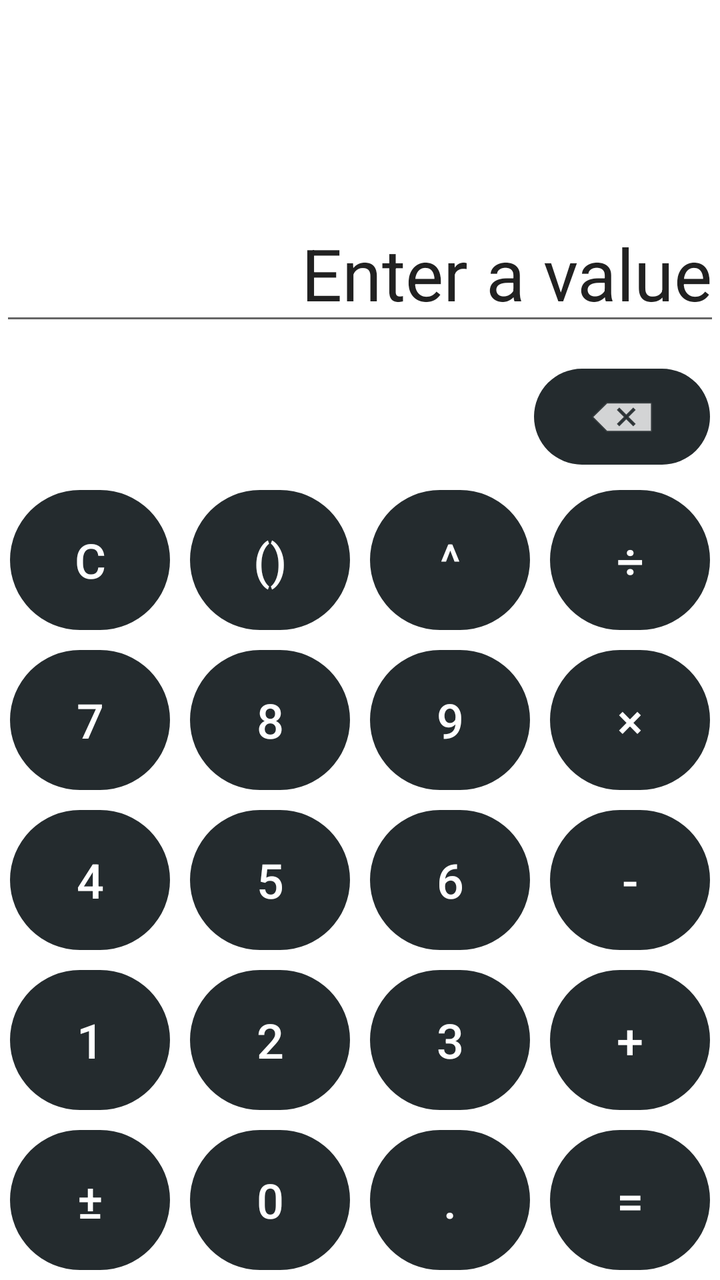
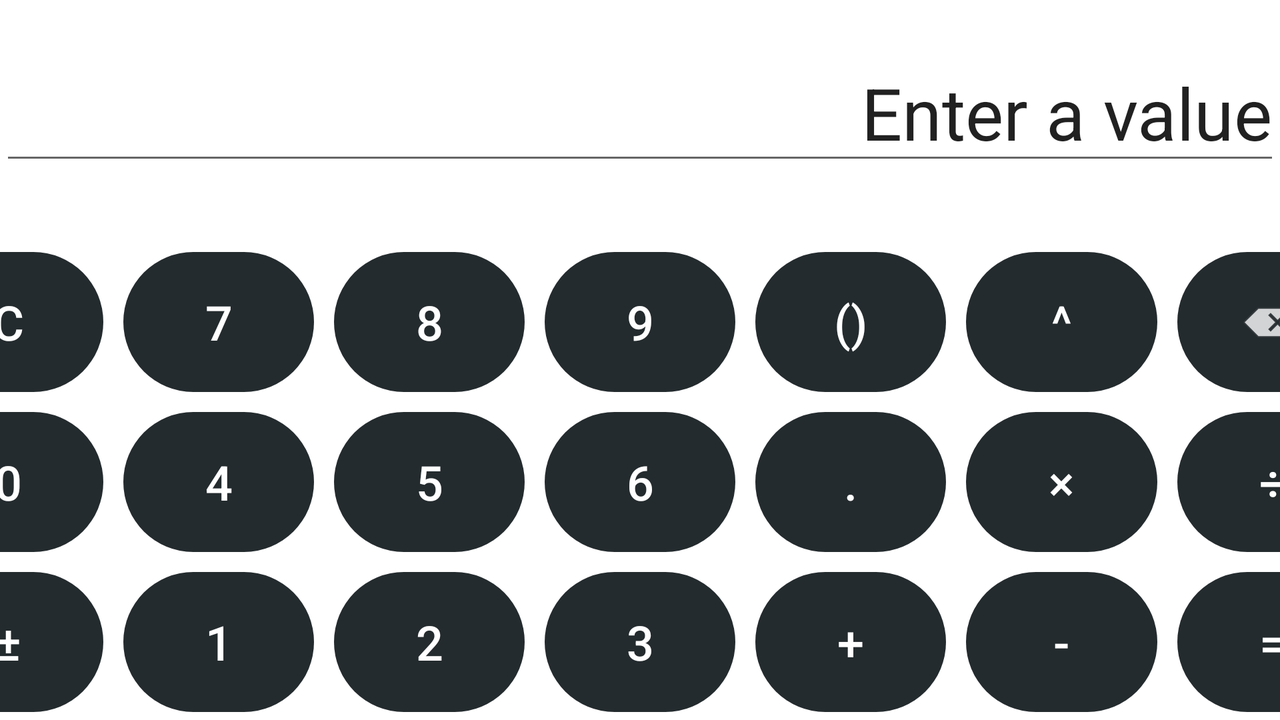

An Android layout and its configuration variant, each rendered on a device that would load it. The default file and the variant file are quoted in full after the pictures.
<!-- AndroidManifest.xml: application theme Theme.Calculator -->
<!-- res/layout/activity_main.xml -->
<?xml version="1.0" encoding="utf-8"?>
<androidx.constraintlayout.widget.ConstraintLayout xmlns:android="http://schemas.android.com/apk/res/android"
    xmlns:app="http://schemas.android.com/apk/res-auto"
    xmlns:tools="http://schemas.android.com/tools"
    android:layout_width="match_parent"
    android:layout_height="match_parent"
    tools:context=".MainActivity">

    <TableLayout
        android:id="@+id/tableLayout2"
        android:layout_width="match_parent"
        android:layout_height="wrap_content"
        app:layout_constraintBottom_toBottomOf="parent"
        tools:layout_editor_absoluteX="1dp">

        <TableRow
            android:layout_width="match_parent"
            android:layout_height="match_parent">

            <Button
                android:id="@+id/clearBTN"
                style="@style/Widget.AppCompat.Button.Borderless"
                android:layout_width="0dp"
                android:layout_height="70dp"
                android:layout_margin="5dp"
                android:layout_weight="1"
                android:background="@drawable/circle"
                android:onClick="clearBTN"
                android:text="@string/clear"
                android:textColor="#FFFFFF"
                android:textSize="24sp" />

            <Button
                android:id="@+id/parenthesisBTN"
                style="@style/Widget.AppCompat.Button.Borderless"
                android:layout_width="0dp"
                android:layout_height="70dp"
                android:layout_margin="5dp"
                android:layout_weight="1"
                android:background="@drawable/circle"
                android:onClick="parenthesisBTN"
                android:text="@string/parenthesis"
                android:textColor="#FFFFFF"
                android:textSize="24sp" />

            <Button
                android:id="@+id/exponentBTN"
                style="@style/Widget.AppCompat.Button.Borderless"
                android:layout_width="0dp"
                android:layout_height="70dp"
                android:layout_margin="5dp"
                android:layout_weight="1"
                android:background="@drawable/circle"
                android:onClick="exponentBTN"
                android:text="@string/exponent"
                android:textColor="#FFFFFF"
                android:textSize="24sp" />

            <Button
                android:id="@+id/divideBTN"
                style="@style/Widget.AppCompat.Button.Borderless"
                android:layout_width="0dp"
                android:layout_height="70dp"
                android:layout_margin="5dp"
                android:layout_weight="1"
                android:background="@drawable/circle"
                android:onClick="divideBTN"
                android:text="@string/divide"
                android:textColor="#FFFFFF"
                android:textSize="24sp" />

        </TableRow>

        <TableRow
            android:layout_width="match_parent"
            android:layout_height="match_parent">

            <Button
                android:id="@+id/sevenBTN"
                style="@style/Widget.AppCompat.Button.Borderless"
                android:layout_width="0dp"
                android:layout_height="70dp"
                android:layout_margin="5dp"
                android:layout_weight="1"
                android:background="@drawable/circle"
                android:onClick="sevenBTN"
                android:text="@string/seven"
                android:textColor="#FFFFFF"
                android:textSize="24sp" />

            <Button
                android:id="@+id/eightBTN"
                style="@style/Widget.AppCompat.Button.Borderless"
                android:layout_width="0dp"
                android:layout_height="70dp"
                android:layout_margin="5dp"
                android:layout_weight="1"
                android:background="@drawable/circle"
                android:onClick="eightBTN"
                android:text="@string/eight"
                android:textColor="#FFFFFF"
                android:textSize="24sp" />

            <Button
                android:id="@+id/nineBTN"
                style="@style/Widget.AppCompat.Button.Borderless"
                android:layout_width="0dp"
                android:layout_height="70dp"
                android:layout_margin="5dp"
                android:layout_weight="1"
                android:background="@drawable/circle"
                android:onClick="nineBTN"
                android:text="@string/nine"
                android:textColor="#FFFFFF"
                android:textSize="24sp" />

            <Button
                android:id="@+id/multiplyBTN"
                style="@style/Widget.AppCompat.Button.Borderless"
                android:layout_width="0dp"
                android:layout_height="70dp"
                android:layout_margin="5dp"
                android:layout_weight="1"
                android:background="@drawable/circle"
                android:onClick="multiplyBTN"
                android:text="@string/multiply"
                android:textColor="#FFFFFF"
                android:textSize="24sp" />

        </TableRow>

        <TableRow
            android:layout_width="match_parent"
            android:layout_height="match_parent">

            <Button
                android:id="@+id/fourBTN"
                style="@style/Widget.AppCompat.Button.Borderless"
                android:layout_width="0dp"
                android:layout_height="70dp"
                android:layout_margin="5dp"
                android:layout_weight="1"
                android:background="@drawable/circle"
                android:onClick="fourBTN"
                android:text="@string/four"
                android:textColor="#FFFFFF"
                android:textSize="24sp" />

            <Button
                android:id="@+id/fiveBTN"
                style="@style/Widget.AppCompat.Button.Borderless"
                android:layout_width="0dp"
                android:layout_height="70dp"
                android:layout_margin="5dp"
                android:layout_weight="1"
                android:background="@drawable/circle"
                android:onClick="fiveBTN"
                android:text="@string/five"
                android:textColor="#FFFFFF"
                android:textSize="24sp" />

            <Button
                android:id="@+id/sixBTN"
                style="@style/Widget.AppCompat.Button.Borderless"
                android:layout_width="0dp"
                android:layout_height="70dp"
                android:layout_margin="5dp"
                android:layout_weight="1"
                android:background="@drawable/circle"
                android:onClick="sixBTN"
                android:text="@string/six"
                android:textColor="#FFFFFF"
                android:textSize="24sp" />

            <Button
                android:id="@+id/subtractBTN"
                style="@style/Widget.AppCompat.Button.Borderless"
                android:layout_width="0dp"
                android:layout_height="70dp"
                android:layout_margin="5dp"
                android:layout_weight="1"
                android:background="@drawable/circle"
                android:onClick="subtractBTN"
                android:text="@string/subtract"
                android:textColor="#FFFFFF"
                android:textSize="24sp" />
        </TableRow>

        <TableRow
            android:layout_width="match_parent"
            android:layout_height="match_parent">

            <Button
                android:id="@+id/oneBTN"
                style="@style/Widget.AppCompat.Button.Borderless"
                android:layout_width="0dp"
                android:layout_height="70dp"
                android:layout_margin="5dp"
                android:layout_weight="1"
                android:background="@drawable/circle"
                android:onClick="oneBTN"
                android:text="@string/one"
                android:textColor="#FFFFFF"
                android:textSize="24sp" />

            <Button
                android:id="@+id/twoBTN"
                style="@style/Widget.AppCompat.Button.Borderless"
                android:layout_width="0dp"
                android:layout_height="70dp"
                android:layout_margin="5dp"
                android:layout_weight="1"
                android:background="@drawable/circle"
                android:onClick="twoBTN"
                android:text="@string/two"
                android:textColor="#FFFFFF"
                android:textSize="24sp" />

            <Button
                android:id="@+id/threeBTN"
                style="@style/Widget.AppCompat.Button.Borderless"
                android:layout_width="0dp"
                android:layout_height="70dp"
                android:layout_margin="5dp"
                android:layout_weight="1"
                android:background="@drawable/circle"
                android:onClick="threeBTN"
                android:text="@string/three"
                android:textColor="#FFFFFF"
                android:textSize="24sp" />

            <Button
                android:id="@+id/addBTN"
                style="@style/Widget.AppCompat.Button.Borderless"
                android:layout_width="0dp"
                android:layout_height="70dp"
                android:layout_margin="5dp"
                android:layout_weight="1"
                android:background="@drawable/circle"
                android:onClick="addBTN"
                android:text="@string/add"
                android:textColor="#FFFFFF"
                android:textSize="24sp" />

        </TableRow>

        <TableRow
            android:layout_width="match_parent"
            android:layout_height="match_parent">

            <Button
                android:id="@+id/plusminusBTN"
                style="@style/Widget.AppCompat.Button.Borderless"
                android:layout_width="0dp"
                android:layout_height="70dp"
                android:layout_margin="5dp"
                android:layout_weight="1"
                android:background="@drawable/circle"
                android:onClick="plusminusBTN"
                android:text="@string/plusminus"
                android:textColor="#FFFFFF"
                android:textSize="24sp" />

            <Button
                android:id="@+id/zeroBTN"
                style="@style/Widget.AppCompat.Button.Borderless"
                android:layout_width="0dp"
                android:layout_height="70dp"
                android:layout_margin="5dp"
                android:layout_weight="1"
                android:background="@drawable/circle"
                android:onClick="zeroBTN"
                android:text="@string/zero"
                android:textColor="#FFFFFF"
                android:textSize="24sp" />

            <Button
                android:id="@+id/pointBTN"
                style="@style/Widget.AppCompat.Button.Borderless"
                android:layout_width="0dp"
                android:layout_height="70dp"
                android:layout_margin="5dp"
                android:layout_weight="1"
                android:background="@drawable/circle"
                android:onClick="pointBTN"
                android:text="@string/point"
                android:textColor="#FFFFFF"
                android:textSize="24sp" />

            <Button
                android:id="@+id/equalsBTN"
                style="@style/Widget.AppCompat.Button.Borderless"
                android:layout_width="0dp"
                android:layout_height="70dp"
                android:layout_margin="5dp"
                android:layout_weight="1"
                android:background="@drawable/circle"
                android:onClick="equalsBTN"
                android:text="@string/equals"
                android:textColor="#FFFFFF"
                android:textSize="24sp" />
        </TableRow>
    </TableLayout>

    <EditText
        android:id="@+id/input"
        android:layout_width="0dp"
        android:layout_height="wrap_content"
        android:layout_marginTop="30dp"
        android:text="@string/display"
        app:layout_constraintBottom_toTopOf="@+id/tableLayout2"
        app:layout_constraintEnd_toEndOf="parent"
        app:layout_constraintStart_toStartOf="parent"
        app:layout_constraintTop_toTopOf="parent"
        android:autofillHints="false"
        android:textSize="36sp"
        android:textAlignment="textEnd"
        android:inputType="none" />

    <ImageButton
        android:id="@+id/button21"
        style="@style/Widget.AppCompat.Button.Borderless"
        android:layout_width="wrap_content"
        android:layout_height="wrap_content"
        android:layout_margin="5dp"
        android:background="@drawable/circle"
        android:contentDescription="@string/backspace"
        android:onClick="backspaceBTN"
        app:layout_constraintBottom_toTopOf="@+id/tableLayout2"
        app:layout_constraintEnd_toEndOf="parent"
        app:layout_constraintHorizontal_bias="1.0"
        app:layout_constraintStart_toStartOf="parent"
        app:layout_constraintTop_toBottomOf="@+id/input"
        app:layout_constraintVertical_bias="0.823"
        app:srcCompat="@drawable/backspace" />
</androidx.constraintlayout.widget.ConstraintLayout>
<!-- resources referenced by this layout -->
<resources>
  <!-- drawable backspace (drawable) -->
  <?xml version="1.0" encoding="utf-8"?>
  <selector xmlns:android="http://schemas.android.com/apk/res/android">
  
      <item android:drawable="@android:drawable/ic_input_delete"
          android:width="40dp"
          android:height="40dp"/>
  
  </selector>
  <!-- drawable circle (drawable) -->
  <?xml version="1.0" encoding="utf-8"?>
  <selector xmlns:android="http://schemas.android.com/apk/res/android">
      <item>
          <shape android:shape="rectangle">
              <corners android:radius="1000dp" />
              <solid android:color="@color/grey" />
  
          </shape>
      </item>
  </selector>
  <string name="add">+</string>
  <string name="backspace"> </string>
  <string name="clear">C</string>
  <string name="display">Enter a value </string>
  <string name="divide">÷</string>
  <string name="eight">8</string>
  <string name="equals">=</string>
  <string name="exponent">^</string>
  <string name="five">5</string>
  <string name="four">4</string>
  <string name="multiply">×</string>
  <string name="nine">9</string>
  <string name="one">1</string>
  <string name="parenthesis">()</string>
  <string name="plusminus">±</string>
  <string name="point">.</string>
  <string name="seven">7</string>
  <string name="six">6</string>
  <string name="subtract">-</string>
  <string name="three">3</string>
  <string name="two">2</string>
  <string name="zero">0</string>
  <style name="Theme.Calculator" parent="Theme.MaterialComponents.DayNight.NoActionBar">
          
          <item name="colorPrimary">@color/grey</item>
          <item name="colorPrimaryVariant">@color/purple_700</item>
          <item name="colorOnPrimary">@color/black</item>
          
          <item name="colorSecondary">@color/red</item>
          <item name="colorSecondaryVariant">@color/teal_700</item>
          <item name="colorOnSecondary">@color/black</item>
          
          <item name="android:statusBarColor" tools:targetApi="l">?attr/colorPrimaryVariant</item>
          
      </style>
  <color name="grey">#242B2E</color>
  <color name="purple_700">#FF3700B3</color>
  <color name="black">#FF000000</color>
  <color name="red">#E21717</color>
  <color name="teal_700">#FF018786</color>
</resources>
<!-- res/layout-land/activity_main.xml (the repository's variant of the layout above) -->
<!-- drawn on the phone turned sideways -->
<?xml version="1.0" encoding="utf-8"?>
<androidx.constraintlayout.widget.ConstraintLayout xmlns:android="http://schemas.android.com/apk/res/android"
    xmlns:app="http://schemas.android.com/apk/res-auto"
    xmlns:tools="http://schemas.android.com/tools"
    android:layout_width="match_parent"
    android:layout_height="match_parent"
    tools:context=".MainActivity">

    <TableLayout
        android:id="@+id/tableLayout2"
        android:layout_width="738dp"
        android:layout_height="239dp"
        app:layout_constraintBottom_toBottomOf="parent"
        app:layout_constraintEnd_toEndOf="parent"
        app:layout_constraintStart_toStartOf="parent">

        <TableRow
            android:layout_width="match_parent"
            android:layout_height="match_parent">

            <Button
                android:id="@+id/clearBTN"
                style="@style/Widget.AppCompat.Button.Borderless"
                android:layout_width="0dp"
                android:layout_height="70dp"
                android:layout_margin="5dp"
                android:layout_weight="1"
                android:background="@drawable/circle"
                android:onClick="clearBTN"
                android:text="@string/clear"
                android:textColor="#FFFFFF"
                android:textSize="24sp" />

            <Button
                android:id="@+id/sevenBTN"
                style="@style/Widget.AppCompat.Button.Borderless"
                android:layout_width="0dp"
                android:layout_height="70dp"
                android:layout_margin="5dp"
                android:layout_weight="1"
                android:background="@drawable/circle"
                android:onClick="sevenBTN"
                android:text="@string/seven"
                android:textColor="#FFFFFF"
                android:textSize="24sp" />

            <Button
                android:id="@+id/eightBTN"
                style="@style/Widget.AppCompat.Button.Borderless"
                android:layout_width="0dp"
                android:layout_height="70dp"
                android:layout_margin="5dp"
                android:layout_weight="1"
                android:background="@drawable/circle"
                android:onClick="eightBTN"
                android:text="@string/eight"
                android:textColor="#FFFFFF"
                android:textSize="24sp" />

            <Button
                android:id="@+id/nineBTN"
                style="@style/Widget.AppCompat.Button.Borderless"
                android:layout_width="0dp"
                android:layout_height="70dp"
                android:layout_margin="5dp"
                android:layout_weight="1"
                android:background="@drawable/circle"
                android:onClick="nineBTN"
                android:text="@string/nine"
                android:textColor="#FFFFFF"
                android:textSize="24sp" />

            <Button
                android:id="@+id/parenthesisBTN"
                style="@style/Widget.AppCompat.Button.Borderless"
                android:layout_width="0dp"
                android:layout_height="70dp"
                android:layout_margin="5dp"
                android:layout_weight="1"
                android:background="@drawable/circle"
                android:onClick="parenthesisBTN"
                android:text="@string/parenthesis"
                android:textColor="#FFFFFF"
                android:textSize="24sp" />

            <Button
                android:id="@+id/exponentBTN"
                style="@style/Widget.AppCompat.Button.Borderless"
                android:layout_width="0dp"
                android:layout_height="70dp"
                android:layout_margin="5dp"
                android:layout_weight="1"
                android:background="@drawable/circle"
                android:onClick="exponentBTN"
                android:text="@string/exponent"
                android:textColor="#FFFFFF"
                android:textSize="24sp" />

            <ImageButton
                android:id="@+id/button21"
                style="@style/Widget.AppCompat.Button.Borderless"
                android:layout_width="0dp"
                android:layout_height="70dp"
                android:layout_margin="5dp"
                android:layout_weight="1"
                android:background="@drawable/circle"
                android:contentDescription="@string/backspace"
                android:onClick="backspaceBTN"
                app:srcCompat="@drawable/backspace" />

        </TableRow>

        <TableRow
            android:layout_width="match_parent"
            android:layout_height="match_parent">

            <Button
                android:id="@+id/zeroBTN"
                style="@style/Widget.AppCompat.Button.Borderless"
                android:layout_width="0dp"
                android:layout_height="70dp"
                android:layout_margin="5dp"
                android:layout_weight="1"
                android:background="@drawable/circle"
                android:onClick="zeroBTN"
                android:text="@string/zero"
                android:textColor="#FFFFFF"
                android:textSize="24sp" />

            <Button
                android:id="@+id/fourBTN"
                style="@style/Widget.AppCompat.Button.Borderless"
                android:layout_width="0dp"
                android:layout_height="70dp"
                android:layout_margin="5dp"
                android:layout_weight="1"
                android:background="@drawable/circle"
                android:onClick="fourBTN"
                android:text="@string/four"
                android:textColor="#FFFFFF"
                android:textSize="24sp" />

            <Button
                android:id="@+id/fiveBTN"
                style="@style/Widget.AppCompat.Button.Borderless"
                android:layout_width="0dp"
                android:layout_height="70dp"
                android:layout_margin="5dp"
                android:layout_weight="1"
                android:background="@drawable/circle"
                android:onClick="fiveBTN"
                android:text="@string/five"
                android:textColor="#FFFFFF"
                android:textSize="24sp" />

            <Button
                android:id="@+id/sixBTN"
                style="@style/Widget.AppCompat.Button.Borderless"
                android:layout_width="0dp"
                android:layout_height="70dp"
                android:layout_margin="5dp"
                android:layout_weight="1"
                android:background="@drawable/circle"
                android:onClick="sixBTN"
                android:text="@string/six"
                android:textColor="#FFFFFF"
                android:textSize="24sp" />

            <Button
                android:id="@+id/pointBTN"
                style="@style/Widget.AppCompat.Button.Borderless"
                android:layout_width="0dp"
                android:layout_height="70dp"
                android:layout_margin="5dp"
                android:layout_weight="1"
                android:background="@drawable/circle"
                android:onClick="pointBTN"
                android:text="@string/point"
                android:textColor="#FFFFFF"
                android:textSize="24sp" />

            <Button
                android:id="@+id/multiplyBTN"
                style="@style/Widget.AppCompat.Button.Borderless"
                android:layout_width="0dp"
                android:layout_height="70dp"
                android:layout_margin="5dp"
                android:layout_weight="1"
                android:background="@drawable/circle"
                android:onClick="multiplyBTN"
                android:text="@string/multiply"
                android:textColor="#FFFFFF"
                android:textSize="24sp" />

            <Button
                android:id="@+id/divideBTN"
                style="@style/Widget.AppCompat.Button.Borderless"
                android:layout_width="0dp"
                android:layout_height="70dp"
                android:layout_margin="5dp"
                android:layout_weight="1"
                android:background="@drawable/circle"
                android:onClick="divideBTN"
                android:text="@string/divide"
                android:textColor="#FFFFFF"
                android:textSize="24sp" />

        </TableRow>

        <TableRow
            android:layout_width="match_parent"
            android:layout_height="match_parent">

            <Button
                android:id="@+id/plusminusBTN"
                style="@style/Widget.AppCompat.Button.Borderless"
                android:layout_width="0dp"
                android:layout_height="70dp"
                android:layout_margin="5dp"
                android:layout_weight="1"
                android:background="@drawable/circle"
                android:onClick="plusminusBTN"
                android:text="@string/plusminus"
                android:textColor="#FFFFFF"
                android:textSize="24sp" />

            <Button
                android:id="@+id/oneBTN"
                style="@style/Widget.AppCompat.Button.Borderless"
                android:layout_width="0dp"
                android:layout_height="70dp"
                android:layout_margin="5dp"
                android:layout_weight="1"
                android:background="@drawable/circle"
                android:onClick="oneBTN"
                android:text="@string/one"
                android:textColor="#FFFFFF"
                android:textSize="24sp" />

            <Button
                android:id="@+id/twoBTN"
                style="@style/Widget.AppCompat.Button.Borderless"
                android:layout_width="0dp"
                android:layout_height="70dp"
                android:layout_margin="5dp"
                android:layout_weight="1"
                android:background="@drawable/circle"
                android:onClick="twoBTN"
                android:text="@string/two"
                android:textColor="#FFFFFF"
                android:textSize="24sp" />

            <Button
                android:id="@+id/threeBTN"
                style="@style/Widget.AppCompat.Button.Borderless"
                android:layout_width="0dp"
                android:layout_height="70dp"
                android:layout_margin="5dp"
                android:layout_weight="1"
                android:background="@drawable/circle"
                android:onClick="threeBTN"
                android:text="@string/three"
                android:textColor="#FFFFFF"
                android:textSize="24sp" />

            <Button
                android:id="@+id/addBTN"
                style="@style/Widget.AppCompat.Button.Borderless"
                android:layout_width="0dp"
                android:layout_height="70dp"
                android:layout_margin="5dp"
                android:layout_weight="1"
                android:background="@drawable/circle"
                android:onClick="addBTN"
                android:text="@string/add"
                android:textColor="#FFFFFF"
                android:textSize="24sp" />

            <Button
                android:id="@+id/subtractBTN"
                style="@style/Widget.AppCompat.Button.Borderless"
                android:layout_width="0dp"
                android:layout_height="70dp"
                android:layout_margin="5dp"
                android:layout_weight="1"
                android:background="@drawable/circle"
                android:onClick="subtractBTN"
                android:text="@string/subtract"
                android:textColor="#FFFFFF"
                android:textSize="24sp" />

            <Button
                android:id="@+id/equalsBTN"
                style="@style/Widget.AppCompat.Button.Borderless"
                android:layout_width="0dp"
                android:layout_height="70dp"
                android:layout_margin="5dp"
                android:layout_weight="1"
                android:background="@drawable/circle"
                android:onClick="equalsBTN"
                android:text="@string/equals"
                android:textColor="#FFFFFF"
                android:textSize="24sp" />
        </TableRow>
    </TableLayout>

    <EditText
        android:id="@+id/input"
        android:layout_width="0dp"
        android:layout_height="wrap_content"
        android:autofillHints="false"
        android:inputType="none"
        android:text="@string/display"
        android:textAlignment="textEnd"
        android:textSize="36sp"
        app:layout_constraintBottom_toTopOf="@+id/tableLayout2"
        app:layout_constraintEnd_toEndOf="parent"
        app:layout_constraintHorizontal_bias="1.0"
        app:layout_constraintStart_toStartOf="parent"
        app:layout_constraintTop_toTopOf="parent"
        app:layout_constraintVertical_bias="0.394" />

</androidx.constraintlayout.widget.ConstraintLayout>
